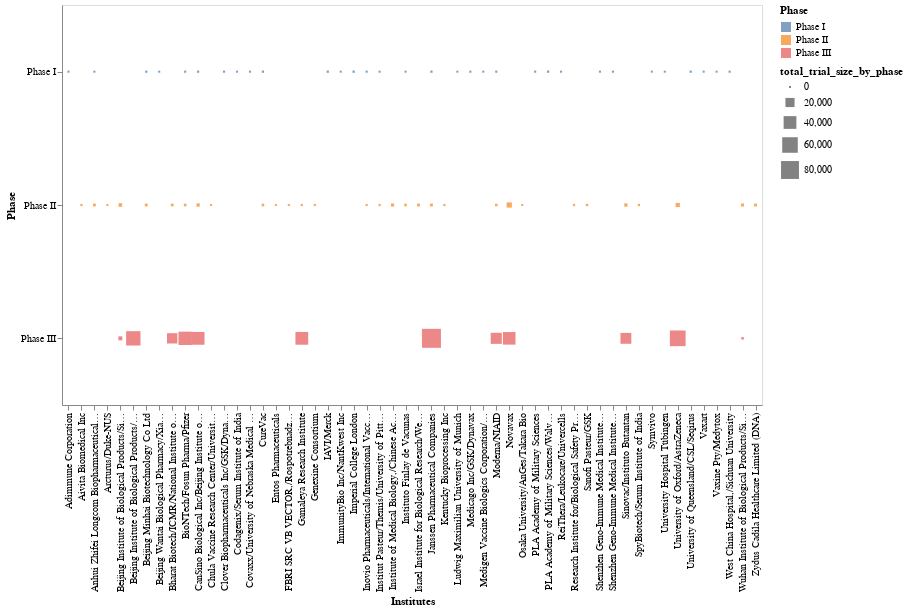

Notebook cell for this chart:
### Code cell
alt.Chart(trials_df).mark_square().encode(
    alt.Y('Phase:N', sort=None),
    alt.X('Institutes:N'),
    size='total_trial_size_by_phase:Q',
    color='Phase:N',
    tooltip=['N:Q']
).properties(width=700, height = 400)

### Figure 1 — Vega-Lite specification as saved in the notebook (floating-point values rounded to 4 significant figures)
{"$schema": "https://vega.github.io/schema/vega-lite/v3.4.0.json", "config": {"mark": {"tooltip": null}, "view": {"height": 300, "width": 400}}, "data": {"name": "data-57950853683bf2324116daa3140fbe0c"}, "datasets": {"data-57950853683bf2324116daa3140fbe0c": [{"Institutes": "Imperial College London", "Phase": "Phase I", "total_trial_size_by_phase": 320}, {"Institutes": "PLA Academy of Military Sciences/Walvax Biotech", "Phase": "Phase I", "total_trial_size_by_phase": 288}, {"Institutes": "CureVac", "Phase": "Phase I", "total_trial_size_by_phase": 284}, {"Institutes": "IAVI/Merck", "Phase": "Phase I", "total_trial_size_by_phase": 252}, {"Institutes": "Janssen Pharmaceutical Companies", "Phase": "Phase I", "total_trial_size_by_phase": 250}, {"Institutes": "University of Queensland/CSL/Seqirus", "Phase": "Phase I", "total_trial_size_by_phase": 216}, {"Institutes": "CanSino Biological Inc/Beijing Institute of Biotechnology", "Phase": "Phase I", "total_trial_size_by_phase": 197}, {"Institutes": "Beijing Minhai Biotechnology Co Ltd", "Phase": "Phase I", "total_trial_size_by_phase": 180}, {"Institutes": "Medicago Inc/GSK/Dynavax", "Phase": "Phase I", "total_trial_size_by_phase": 180}, {"Institutes": "West China Hospital,/Sichuan University", "Phase": "Phase I", "total_trial_size_by_phase": 168}, {"Institutes": "Clover Biopharmaceuticals Inc/GSK/Dynavax", "Phase": "Phase I", "total_trial_size_by_phase": 150}, {"Institutes": "PLA Academy of Military Sciences", "Phase": "Phase I", "total_trial_size_by_phase": 144}, {"Institutes": "BioNTech/Fosun Pharma/Pfizer", "Phase": "Phase I", "total_trial_size_by_phase": 144}, {"Institutes": "Moderna/NIAID", "Phase": "Phase I", "total_trial_size_by_phase": 120}, {"Institutes": "Inovio Pharmaceuticals/International Vaccine Institute", "Phase": "Phase I", "total_trial_size_by_phase": 120}, {"Institutes": "Shenzhen Geno-Immune Medical Institute/(modified APC)", "Phase": "Phase I", "total_trial_size_by_phase": 100}, {"Institutes": "Shenzhen Geno-Immune Medical Institute/(modified DC)", "Phase": "Phase I", "total_trial_size_by_phase": 100}, {"Institutes": "ReiThera/Leukocare/Univercells", "Phase": "Phase I", "total_trial_size_by_phase": 90}, {"Institutes": "Institut Pasteur/Themis/University of Pittsburg/Merck", "Phase": "Phase I", "total_trial_size_by_phase": 90}, {"Institutes": "Adimmune Corporation", "Phase": "Phase I", "total_trial_size_by_phase": 70}, {"Institutes": "Covaxx/University of Nebraska Medical Center", "Phase": "Phase I", "total_trial_size_by_phase": 60}, {"Institutes": "Beijing Wantai Biological Pharmacy/Xiamen University", "Phase": "Phase I", "total_trial_size_by_phase": 60}, {"Institutes": "Anhui Zhifei Longcom Biopharmaceutical/Chinese Academy of Sciences", "Phase": "Phase I", "total_trial_size_by_phase": 50}, {"Institutes": "Codagenix/Serum Institute of India", "Phase": "Phase I", "total_trial_size_by_phase": 48}, {"Institutes": "Vaxart", "Phase": "Phase I", "total_trial_size_by_phase": 48}, {"Institutes": "Medigen Vaccine Biologics Corporation/NAID/Dynavax", "Phase": "Phase I", "total_trial_size_by_phase": 45}, {"Institutes": "Vaxine Pty/Medytox", "Phase": "Phase I", "total_trial_size_by_phase": 40}, {"Institutes": "Instituto Finlay de Vacunas", "Phase": "Phase I", "total_trial_size_by_phase": 40}, {"Institutes": "University Hospital Tübingen", "Phase": "Phase I", "total_trial_size_by_phase": 36}, {"Institutes": "ImmunityBio Inc/NantKwest Inc", "Phase": "Phase I", "total_trial_size_by_phase": 35}, {"Institutes": "Ludwig Maximilian University of Munich", "Phase": "Phase I", "total_trial_size_by_phase": 30}, {"Institutes": "Symvivo", "Phase": "Phase I", "total_trial_size_by_phase": 12}, {"Institutes": "Novavax", "Phase": "Phase II", "total_trial_size_by_phase": 5819}, {"Institutes": "University of Oxford/AstraZeneca", "Phase": "Phase II", "total_trial_size_by_phase": 3346}, {"Institutes": "Beijing Institute of Biological Products/Sinopharm", "Phase": "Phase II", "total_trial_size_by_phase": 2128}, {"Institutes": "Sinovac/Instituto Butantan", "Phase": "Phase II", "total_trial_size_by_phase": 1718}, {"Institutes": "CanSino Biological Inc/Beijing Institute of Biotechnology", "Phase": "Phase II", "total_trial_size_by_phase": 1685}, {"Institutes": "Institute of Medical Biology,/Chinese Academy of Medical Sciences", "Phase": "Phase II", "total_trial_size_by_phase": 1413}, {"Institutes": "Wuhan Institute of Biological Products/Sinopharm", "Phase": "Phase II", "total_trial_size_by_phase": 1264}, {"Institutes": "Zydus Cadila Healthcare Limited (DNA)", "Phase": "Phase II", "total_trial_size_by_phase": 1048}, {"Institutes": "Janssen Pharmaceutical Companies", "Phase": "Phase II", "total_trial_size_by_phase": 1045}, {"Institutes": "Israel Institute for Biological Research/Weizmann Institute of Science", "Phase": "Phase II", "total_trial_size_by_phase": 1040}, {"Institutes": "Beijing Minhai Biotechnology Co Ltd", "Phase": "Phase II", "total_trial_size_by_phase": 1000}, {"Institutes": "Anhui Zhifei Longcom Biopharmaceutical/Chinese Academy of Sciences", "Phase": "Phase II", "total_trial_size_by_phase": 950}, {"Institutes": "Bharat Biotech/ICMR/National Institute of Virology", "Phase": "Phase II", "total_trial_size_by_phase": 879}, {"Institutes": "BioNTech/Fosun Pharma/Pfizer", "Phase": "Phase II", "total_trial_size_by_phase": 736}, {"Institutes": "CureVac", "Phase": "Phase II", "total_trial_size_by_phase": 691}, {"Institutes": "Instituto Finlay de Vacunas", "Phase": "Phase II", "total_trial_size_by_phase": 676}, {"Institutes": "Moderna/NIAID", "Phase": "Phase II", "total_trial_size_by_phase": 600}, {"Institutes": "Sanofi Pasteur/GSK", "Phase": "Phase II", "total_trial_size_by_phase": 440}, {"Institutes": "SpyBiotech/Serum Institute of India", "Phase": "Phase II", "total_trial_size_by_phase": 280}, {"Institutes": "Institut Pasteur/Themis/University of Pittsburg/Merck", "Phase": "Phase II", "total_trial_size_by_phase": 260}, {"Institutes": "Research Institute for/Biological Safety Problems (inactivated)", "Phase": "Phase II", "total_trial_size_by_phase": 244}, {"Institutes": "Genexine Consortium", "Phase": "Phase II", "total_trial_size_by_phase": 210}, {"Institutes": "Gamaleya Research Institute", "Phase": "Phase II", "total_trial_size_by_phase": 186}, {"Institutes": "Kentucky Bioprocessing Inc", "Phase": "Phase II", "total_trial_size_by_phase": 180}, {"Institutes": "Aivita Biomedical Inc", "Phase": "Phase II", "total_trial_size_by_phase": 180}, {"Institutes": "Inovio Pharmaceuticals/International Vaccine Institute", "Phase": "Phase II", "total_trial_size_by_phase": 160}, {"Institutes": "FBRI SRC VB VECTOR,/Rospotrebnadzor, Koltsovo/(peptide)", "Phase": "Phase II", "total_trial_size_by_phase": 100}, {"Institutes": "Chula Vaccine Research Center/University of Pennsylvania", "Phase": "Phase II", "total_trial_size_by_phase": 96}, {"Institutes": "Arcturus/Duke-NUS", "Phase": "Phase II", "total_trial_size_by_phase": 92}, {"Institutes": "Entos Pharmaceuticals", "Phase": "Phase II", "total_trial_size_by_phase": 72}, {"Institutes": "Osaka University/AnGes/Takara Bio", "Phase": "Phase II", "total_trial_size_by_phase": 60}, {"Institutes": "Janssen Pharmaceutical Companies", "Phase": "Phase III", "total_trial_size_by_phase": 90000}, {"Institutes": "University of Oxford/AstraZeneca", "Phase": "Phase III", "total_trial_size_by_phase": 61141}, {"Institutes": "Beijing Institute of Biological Products/Wuhan Institute of Biological Products/Sinopharm", "Phase": "Phase III", "total_trial_size_by_phase": 51000}, {"Institutes": "BioNTech/Fosun Pharma/Pfizer", "Phase": "Phase III", "total_trial_size_by_phase": 43998}, {"Institutes": "CanSino Biological Inc/Beijing Institute of Biotechnology", "Phase": "Phase III", "total_trial_size_by_phase": 40500}, {"Institutes": "Gamaleya Research Institute", "Phase": "Phase III", "total_trial_size_by_phase": 40100}, {"Institutes": "Novavax", "Phase": "Phase III", "total_trial_size_by_phase": 39000}, {"Institutes": "Moderna/NIAID", "Phase": "Phase III", "total_trial_size_by_phase": 30000}, {"Institutes": "Sinovac/Instituto Butantan", "Phase": "Phase III", "total_trial_size_by_phase": 28720}, {"Institutes": "Bharat Biotech/ICMR/National Institute of Virology", "Phase": "Phase III", "total_trial_size_by_phase": 26000}, {"Institutes": "Beijing Institute of Biological Products/Sinopharm", "Phase": "Phase III", "total_trial_size_by_phase": 3000}, {"Institutes": "Wuhan Institute of Biological Products/Sinopharm", "Phase": "Phase III", "total_trial_size_by_phase": 600}]}, "encoding": {"color": {"field": "Phase", "type": "nominal"}, "size": {"field": "total_trial_size_by_phase", "type": "quantitative"}, "tooltip": [{"field": "N", "type": "quantitative"}], "x": {"field": "Institutes", "type": "nominal"}, "y": {"field": "Phase", "sort": null, "type": "nominal"}}, "height": 400, "mark": "square", "width": 700}
